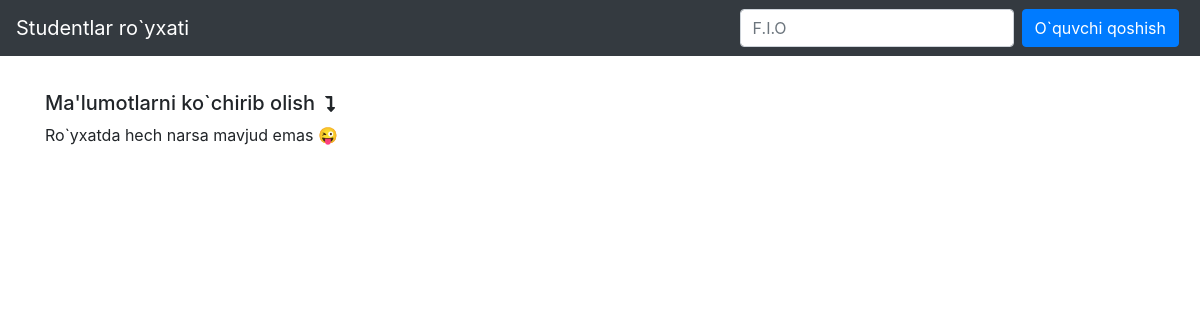
Before: / with the older database file.
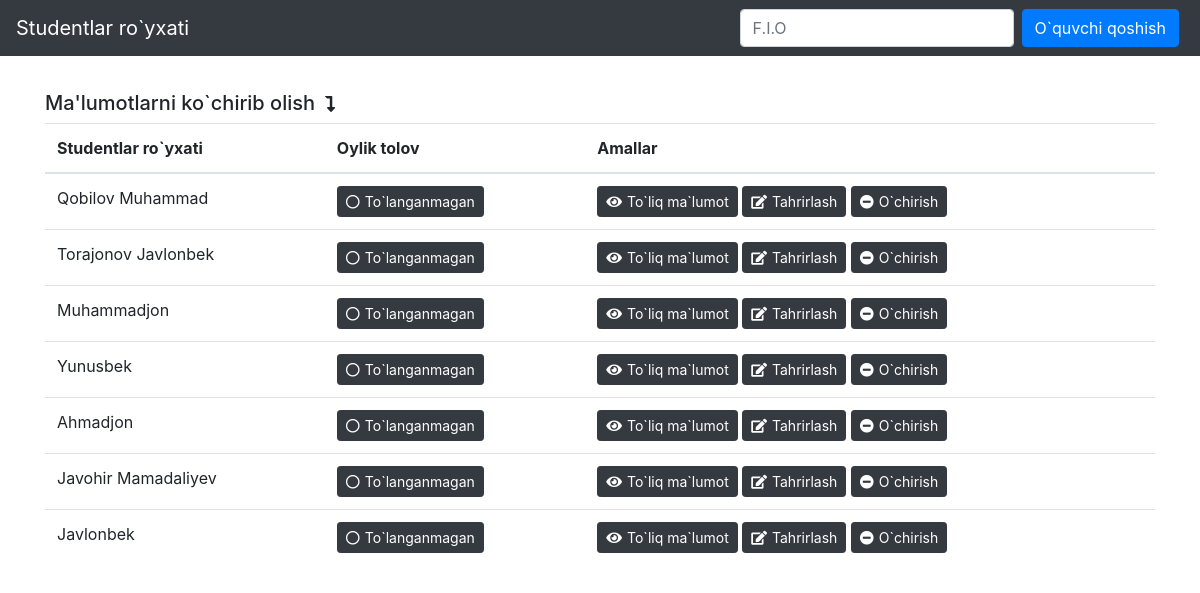
After: the same page with the newer database file.
### todos/models.py (models this page shows, shortened)
class Todo(models.Model):
    item = models.CharField('ismi',max_length=200)
    surname = models.CharField('familiyasi',max_length=200)
    phone = models.CharField('Telefon raqami',max_length=100)
    adress = models.CharField('Manzili',max_length=100)
    completed = models.BooleanField(default=False)
    created_at = models.DateTimeField(auto_now_add=True)
    updated_at = models.DateTimeField(auto_now_add=True)

### todos/views.py (the view)
# urls.py: path('', views.index, name="index"),
def index(request):
    if request.method == 'POST':
        form = TodoForm(request.POST or None)
        if form.is_valid():
            form.save()
            todos = Todo.objects.all
            messages.success(request, ('Ro`yxatga qoshildi'))
            return render(request, 'todos/index.html', {'todos': todos})
    else:
        todos = Todo.objects.all
        return render(request, 'todos/index.html', {'todos': todos})

### todos/templates/todos/index.html (shortened to what this page needs)
{% extends 'todos/base.html' %}
{% block content %}
<h5>Ma'lumotlarni ko`chirib olish</h5><i class="fas fa-level-down-alt"></i>
{% if todos %}
<table id="table_id" class="table table-hover">
    <thead>
        <tr>
            <th scope="col">Studentlar ro`yxati</th>
            <th scope="col">Oylik tolov</th>
            <th scope="col">Amallar</th>
        </tr>
    </thead>
    <tbody>
        {% for todo in todos %}
        {% if todo.completed %}
        <tr>
            <td class="striker">{{todo.item}}</td>
            <td>
                <a href="{% url 'todo_pending' todo.id %}" class="btn btn-dark btn-sm" role="button"><i class="fas fa-check-circle"></i>To`langan</a>
            </td>
            <td>
                <a href="{% url 'view' todo.id %}" class="btn btn-dark btn-sm" role="button"><i class="fas fa-eye"></i>To`liq ma`lumot</a>
                <a href="{% url 'edit' todo.id %}" class="btn btn-dark btn-sm" role="button"><i class="fas fa-edit"></i>Tahrirlash</a>
                <a href="{% url 'delete' todo.id %}" class="btn btn-dark btn-sm" role="button"><i class="fas fa-minus-circle"></i>O`chirish</a>
            </td>
        </tr>
        {% else %}
        <tr>
            <td>{{todo.item}}</td>
            <td>
                <a href="{% url 'todo_completed' todo.id %}" class="btn btn-dark btn-sm" role="button"><i class="far fa-circle"></i>To`langanmagan</a>
            </td>
            <td>
                <a href="{% url 'view' todo.id %}" class="btn btn-dark btn-sm" role="button"><i class="fas fa-eye"></i>To`liq ma`lumot</a>
                <a href="{% url 'edit' todo.id %}" class="btn btn-dark btn-sm" role="button"><i class="fas fa-edit"></i>Tahrirlash</a>
                <a href="{% url 'delete' todo.id %}" class="btn btn-dark btn-sm" role="button"><i class="fas fa-minus-circle"></i>O`chirish</a>
            </td>
        </tr>
        {% endif %}
        {% endfor %}
    </tbody>
</table>
{% else %}
<p>Ro`yxatda hech narsa mavjud emas 😜</p>
{% endif %}
{% endblock %}
{% block js %}
<link rel="stylesheet" type="text/css" href="https://cdn.datatables.net/v/bs4/jszip-2.5.0/dt-1.10.18/af-2.3.3/b-1.5.6/b-colvis-1.5.6/b-html5-1.5.6/b-print-1.5.6/cr-1.5.0/fc-3.2.5/kt-2.5.0/r-2.2.2/rg-1.1.0/rr-1.2.4/sl-1.3.0/datatables.min.css" />
{% endblock %}

### todos/templates/todos/base.html (shortened to what this page needs)
{% load static %}
<!DOCTYPE html>
<html lang="en">
<head>
    <link rel="stylesheet" href="{% static 'css/main.css' %}" />
    <link rel="stylesheet" href="https://stackpath.bootstrapcdn.com/bootstrap/4.1.3/css/bootstrap.min.css"
>
    <link rel="stylesheet" href="https://use.fontawesome.com/releases/v5.8.1/css/all.css"
>
</head>
<body>
    {% include 'todos/base_create.html' %}
    <div class="container" style="margin-top: 20px;">
        {% block content %}
        {% endblock %}
    </div>
    {% block js %}
    {% endblock %}
</body>
</html>

### todos/templates/todos/base_create.html (shortened to what this page needs)
<nav class="navbar navbar-expand-lg navbar-dark bg-dark">
    <a class="navbar-brand" href="{% url 'index' %}">Studentlar ro`yxati</a>
    <div class="collapse navbar-collapse" id="navbarSupportedContent">
        <form class="form-inline my-2 my-lg-0" method="POST">
            <input class="form-control mr-sm-2" type="search" placeholder="F.I.O" aria-label="Search" name="item">
            <button class="btn btn-outline-secondary my-2 my-sm-0" type="submit"><a href="url 'create'"></a>O`quvchi qoshish</button>
        </form>
    </div>
</nav>

### todos/static/css/main.css (style rules this page uses)
h5 { display: inline-block; }
.btn.btn-outline-secondary { background-color: #007bff; border-color: #007bff; color: white; margin-right: 5px; }
.fas.fa-level-down-alt { padding: 20px 0 0 10px; }
.fas.fa-minus-circle, .fas.fa-eye, .fas.fa-check-circle, .fas.fa-edit, .far.fa-circle { padding-right: 5px; }

Changed rows visible on the page:
added Todo: item "Qobilov Muhammad"
added Todo: item "Torajonov Javlonbek"
added Todo: item "Muhammadjon"
added Todo: item "Yunusbek"
added Todo: item "Ahmadjon"
added Todo: item "Javohir Mamadaliyev"
added Todo: item "Javlonbek"
Other visible differences:
text no longer shown: "Ro`yxatda hech narsa mavjud emas 😜"
text now shown: "Studentlar ro`yxati Oylik tolov Amallar"
